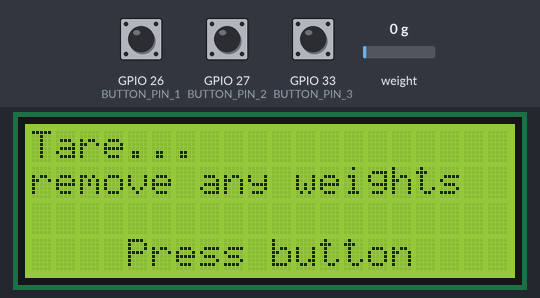
The sketch below on a simulated ESP32. On the bench: 20×4 character LCD. Inputs (shaded band) come from the test bench; at power-on: GPIO 26 (BUTTON_PIN_1) HIGH, GPIO 27 (BUTTON_PIN_2) HIGH, GPIO 33 (BUTTON_PIN_3) HIGH, weight on the scale 0 g. What the sketch prints to the serial monitor is not drawn.

Above: at 1.2 s.
1.3 s: GPIO 26 (BUTTON_PIN_1) pulled LOW for 0.15 s
At 3.0 s:
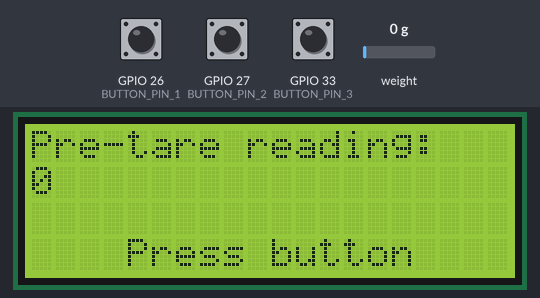
3.8 s: GPIO 27 (BUTTON_PIN_2) pulled LOW for 0.15 s
At 5.2 s:
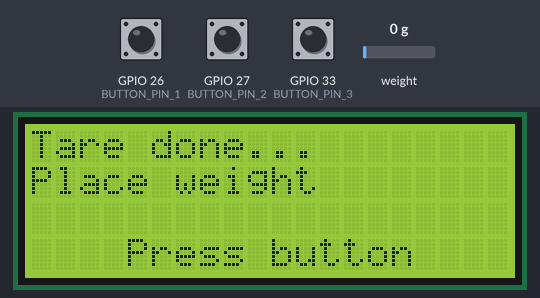
6.4 s: GPIO 26 (BUTTON_PIN_1) pulled LOW for 1 s
At 8.1 s:
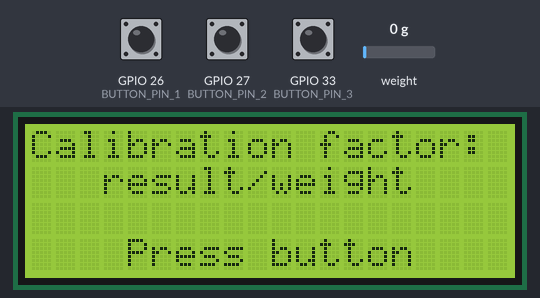
9.1 s: GPIO 27 (BUTTON_PIN_2) pulled LOW for 0.15 s
At 9.7 s:
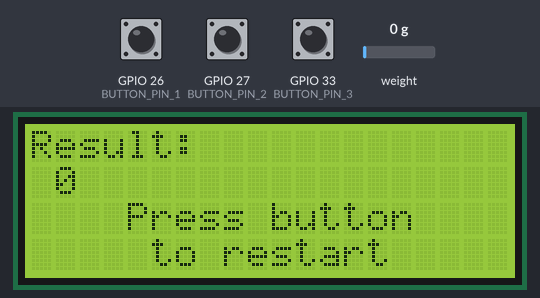
Timing chart, 0 to 11.7 s (numbered marks = the images above; inputs shaded):
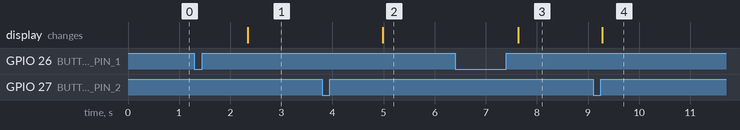

Measured:
- after the input at 1.3 s, the display: changes after 1.0 s (image 1)
- after the input at 3.8 s, the display: changes after 1.2 s (image 2)
- after the input at 6.4 s, the display: changes after 1.2 s (image 3)
- after the input at 9.1 s, the display: changes after 0.18 s (image 4)

The sketch:

ESPCalibration.ino
```cpp
/****************************************************
 * File: ESPCalibration.ino                         *
 * Group: The Embedded Dragon (T.E.D.)              *
 * Members: Blake Wingard     - cwingard@uab.edu    *
 *          Gaurav Lunagariya - glunagar@uab.edu    *
 *          Joe Wong          - jawong1@uab.edu     *
 ****************************************************
 * Desc: The purpose of this file to calibrate the  *
 * HX711 for an attached scale. The instructions to *
 * calibrate the sensor are displayed in serial and *
 * on the LCD screen.                               *
 ****************************************************/

// Includes
#include "HX711.h"
#include <Wire.h>
#include <LiquidCrystal_I2C.h>

// LCD
//                lcd(addr,en,rw,rs,d4,d5,d6,d7,bl, blpol)
LiquidCrystal_I2C lcd(0x3F, 2, 1, 0, 4, 5, 6, 7, 3, POSITIVE);

// LCD_I2C pin defines:
#define SDA_PIN SDA
#define SDA_PORT PORTC
#define SCL_PIN SCL
#define SCL_PORT PORTC

// HX711 circuit wiring
#define LOADCELL_DOUT_PIN 2
#define LOADCELL_SCK_PIN  0

// Interrupt pin defines:
#define BUTTON_PIN_1 26
#define BUTTON_PIN_2 27
#define BUTTON_PIN_3 33

// Serial defines
#define BAUD_RATE 115200

volatile bool buttonPressed = false;

HX711 scale;

void setup() {
  Serial.begin(BAUD_RATE);

  // Scale Set Up:
  scale.begin(LOADCELL_DOUT_PIN, LOADCELL_SCK_PIN);

  // LCD Set Up:
  lcd.begin(20, 4);
  lcd.backlight();
  lcd.clear();

  // Interrupts Set Up:
  // Set button pins with a pull-up resistor
  pinMode(BUTTON_PIN_1, INPUT_PULLUP);
  pinMode(BUTTON_PIN_2, INPUT_PULLUP);
  pinMode(BUTTON_PIN_3, INPUT_PULLUP);

  // Triggers on a falling edge (button press)
  attachInterrupt(digitalPinToInterrupt(BUTTON_PIN_1), buttonPress, FALLING);
  attachInterrupt(digitalPinToInterrupt(BUTTON_PIN_2), buttonPress, FALLING);
  attachInterrupt(digitalPinToInterrupt(BUTTON_PIN_3), buttonPress, FALLING);
}

void loop() {

  if (scale.is_ready()) {
    // set scale to factory default
    Serial.println("Tare... remove any weights from the scale.");
    Serial.println("Press a button when done...");

    lcd.clear();
    lcd.setCursor(0, 0);
    lcd.print("Tare...");
    lcd.setCursor(0, 1);
    lcd.print("remove any weights");
    lcd.setCursor(4, 3);
    lcd.print("Press button");

    // wait for user to press a button
    buttonPressed = false;  // Reset the buttonPressed flag
    while (!buttonPressed);

    // clear the scale
    scale.set_scale();

    // display current readings
    long reading = scale.get_units(10);
    Serial.print("Pre-tare reading: ");
    Serial.println(reading);
    Serial.println("Press a button when done...");

    lcd.clear();
    lcd.setCursor(0, 0);
    lcd.print("Pre-tare reading: ");
    lcd.setCursor(0, 1);
    lcd.print(int(reading), 1);
    lcd.setCursor(4, 3);
    lcd.print("Press button");


    // wait for user to press a button
    buttonPressed = false;  // Reset the buttonPressed flag
    while (!buttonPressed);

    // tare scale
    scale.tare();

    Serial.println("Tare done...");
    Serial.println("Place a known weight on the scale...");
    Serial.println("Press a button when done...");

    lcd.clear();
    lcd.setCursor(0, 0);
    lcd.print("Tare done...");
    lcd.setCursor(0, 1);
    lcd.print("Place weight");
    lcd.setCursor(4, 3);
    lcd.print("Press button");

    // wait for user to press a button
	delay(10); // crude debounce
    buttonPressed = false;  // Reset the buttonPressed flag
    while (!buttonPressed)
      ;

    // report reading
    reading = scale.get_units(10);

    Serial.print("Result: ");
    Serial.println(reading);
    Serial.println("Calibration factor will be the (reading)/(known weight)");

    lcd.clear();
    lcd.setCursor(0, 0);
    lcd.print("Calibration factor:");
    lcd.setCursor(3, 1);
    lcd.print("result/weight");
    lcd.setCursor(4, 3);
    lcd.print("Press button");

    // wait for user to press a button
	delay(10); // crude debounce
    buttonPressed = false;  // Reset the buttonPressed flag
    while (!buttonPressed);

    lcd.clear();
    lcd.setCursor(0, 0);
    lcd.print("Result: ");
    lcd.setCursor(1, 1);
    lcd.print(int(reading), 1);
    lcd.setCursor(4, 2);
    lcd.print("Press button");
    lcd.setCursor(5, 3);
    lcd.print("to restart");

    // wait for user to press a button
	delay(10); // crude debounce
    buttonPressed = false;  // Reset the buttonPressed flag
    while (!buttonPressed);
  } else {
    Serial.println("HX711 not found.");
  }
  delay(1000);
}

// FUNCTIONS:
void buttonPress() {
  buttonPressed = true;
}
```
